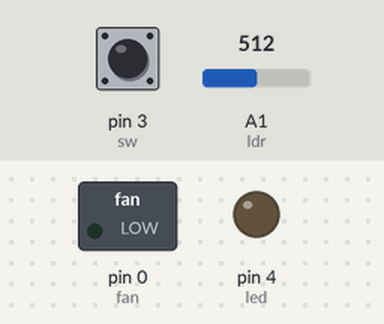
Simulated run of this sketch. Board: Arduino Uno, built with avr-gcc and run on an emulated ATmega328P. Parts: switched loads named in the sketch (green lamp = pin HIGH), output pins drawn as LEDs (lit = HIGH). Inputs (shaded band) come from the test bench; at power-on: pin 3 (sw) HIGH, A1 (ldr) = 512.

Above: at 1.2 s.
1.3 s: pin 3 (sw) pulled LOW for 0.15 s
At 1.37 s:
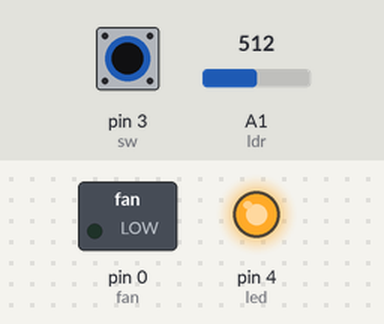
2.9 s: pin 3 (sw) pulled LOW for 3.2 s
At 6.7 s:
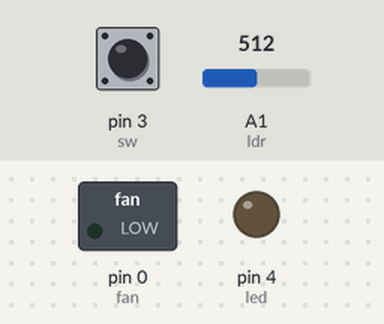
Timing chart, 0 to 8.2 s (numbered marks = the images above; inputs shaded):
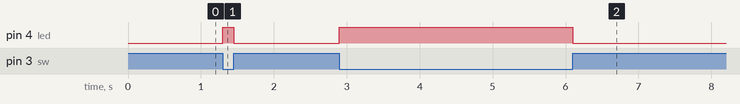

The sketch:

sketch_finalproj.ino
```cpp
// VESA laptop stand (http://leean02.github.io/EP1001/finalproject1001.html)

#define fan 0     // PA6
#define ldr 1     // PA7
#define temp 2    // PA1
#define sw 3      // PA2
#define led 4     // PA3

int sw_read;
int ldr_read;
int temp_read;
float ldr_volt;
float temp_volt;
float t;
const float constant = 5/1024;    // analogRead output is between 0 to 1023 as resolution of read out is 2^10, 5V is reference volt

void setup() {
  // put your setup code here, to run once:
  pinMode(fan, OUTPUT);
  pinMode(ldr, INPUT);
  pinMode(temp, INPUT);
  pinMode(sw, INPUT_PULLUP);
  pinMode(led, OUTPUT);
}

void loop() {

  sw_read = digitalRead(sw);

  if (sw_read == 0) {    // switch closed (automatic on)
    digitalWrite(led, HIGH);    // led turn on when system is in operation
    ldr_read = analogRead(ldr);
    // ldr_volt = ldr_read * constant;

    if(ldr_read < 50)  {    // laptop on holder, resistance higher than 4.5 volts
      temp_read = analogRead(temp);
      //temp_volt = temp_read * constant;
      //t = temp_volt/0.01;   // increases by 0.01 volt every 1 degree celsius

      if(temp_read > 90)  {    // temp probe measures temperature above 30 degreee celsius
        digitalWrite(fan, HIGH);
      }

      else  {
        digitalWrite(fan, LOW);
      }

    }

    else  {
      digitalWrite(fan, LOW);
    }
  }

  else  {   // switch open (manual off)
    digitalWrite(led, LOW);
    digitalWrite(fan, LOW);
  }

}
```

Measured:
- after the input at 1.3 s, pin 4 (led): LOW → HIGH at once, → LOW 0.15 s later
- after the input at 2.9 s, pin 4 (led): LOW → HIGH at once, → LOW 3.2 s later
